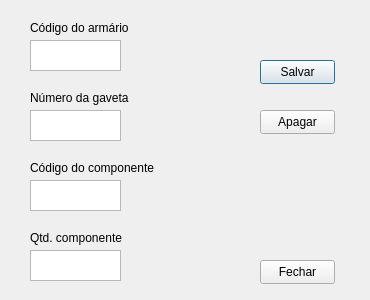
<?xml version="1.0" encoding="UTF-8"?>
<ui version="4.0">
 <class>frm_armario</class>
 <widget class="QDialog" name="frm_armario">
  <property name="windowModality">
   <enum>Qt::WindowModal</enum>
  </property>
  <property name="geometry">
   <rect>
    <x>0</x>
    <y>0</y>
    <width>370</width>
    <height>300</height>
   </rect>
  </property>
  <property name="windowTitle">
   <string>Armario</string>
  </property>
  <widget class="QTextEdit" name="textCodigoArmario">
   <property name="geometry">
    <rect>
     <x>30</x>
     <y>40</y>
     <width>91</width>
     <height>31</height>
    </rect>
   </property>
   <property name="tabChangesFocus">
    <bool>true</bool>
   </property>
  </widget>
  <widget class="QTextEdit" name="textNumeroGaveta">
   <property name="geometry">
    <rect>
     <x>30</x>
     <y>110</y>
     <width>91</width>
     <height>31</height>
    </rect>
   </property>
  </widget>
  <widget class="QTextEdit" name="textCodigoComponente">
   <property name="geometry">
    <rect>
     <x>30</x>
     <y>180</y>
     <width>91</width>
     <height>31</height>
    </rect>
   </property>
  </widget>
  <widget class="QTextEdit" name="textQtdComponente">
   <property name="geometry">
    <rect>
     <x>30</x>
     <y>250</y>
     <width>91</width>
     <height>31</height>
    </rect>
   </property>
  </widget>
  <widget class="QLabel" name="label">
   <property name="geometry">
    <rect>
     <x>30</x>
     <y>20</y>
     <width>121</width>
     <height>16</height>
    </rect>
   </property>
   <property name="text">
    <string>Código do armário</string>
   </property>
  </widget>
  <widget class="QLabel" name="label_2">
   <property name="geometry">
    <rect>
     <x>30</x>
     <y>90</y>
     <width>121</width>
     <height>16</height>
    </rect>
   </property>
   <property name="text">
    <string>Número da gaveta</string>
   </property>
  </widget>
  <widget class="QLabel" name="label_3">
   <property name="geometry">
    <rect>
     <x>30</x>
     <y>160</y>
     <width>141</width>
     <height>16</height>
    </rect>
   </property>
   <property name="text">
    <string>Código do componente</string>
   </property>
  </widget>
  <widget class="QLabel" name="label_4">
   <property name="geometry">
    <rect>
     <x>30</x>
     <y>230</y>
     <width>121</width>
     <height>16</height>
    </rect>
   </property>
   <property name="text">
    <string>Qtd. componente</string>
   </property>
  </widget>
  <widget class="QPushButton" name="btSalvar">
   <property name="geometry">
    <rect>
     <x>260</x>
     <y>60</y>
     <width>75</width>
     <height>24</height>
    </rect>
   </property>
   <property name="text">
    <string>Salvar</string>
   </property>
  </widget>
  <widget class="QPushButton" name="btApagar">
   <property name="geometry">
    <rect>
     <x>260</x>
     <y>110</y>
     <width>75</width>
     <height>24</height>
    </rect>
   </property>
   <property name="text">
    <string>Apagar</string>
   </property>
  </widget>
  <widget class="QPushButton" name="pushButton">
   <property name="geometry">
    <rect>
     <x>260</x>
     <y>260</y>
     <width>75</width>
     <height>24</height>
    </rect>
   </property>
   <property name="text">
    <string>Fechar</string>
   </property>
  </widget>
 </widget>
 <resources/>
 <connections/>
</ui>
